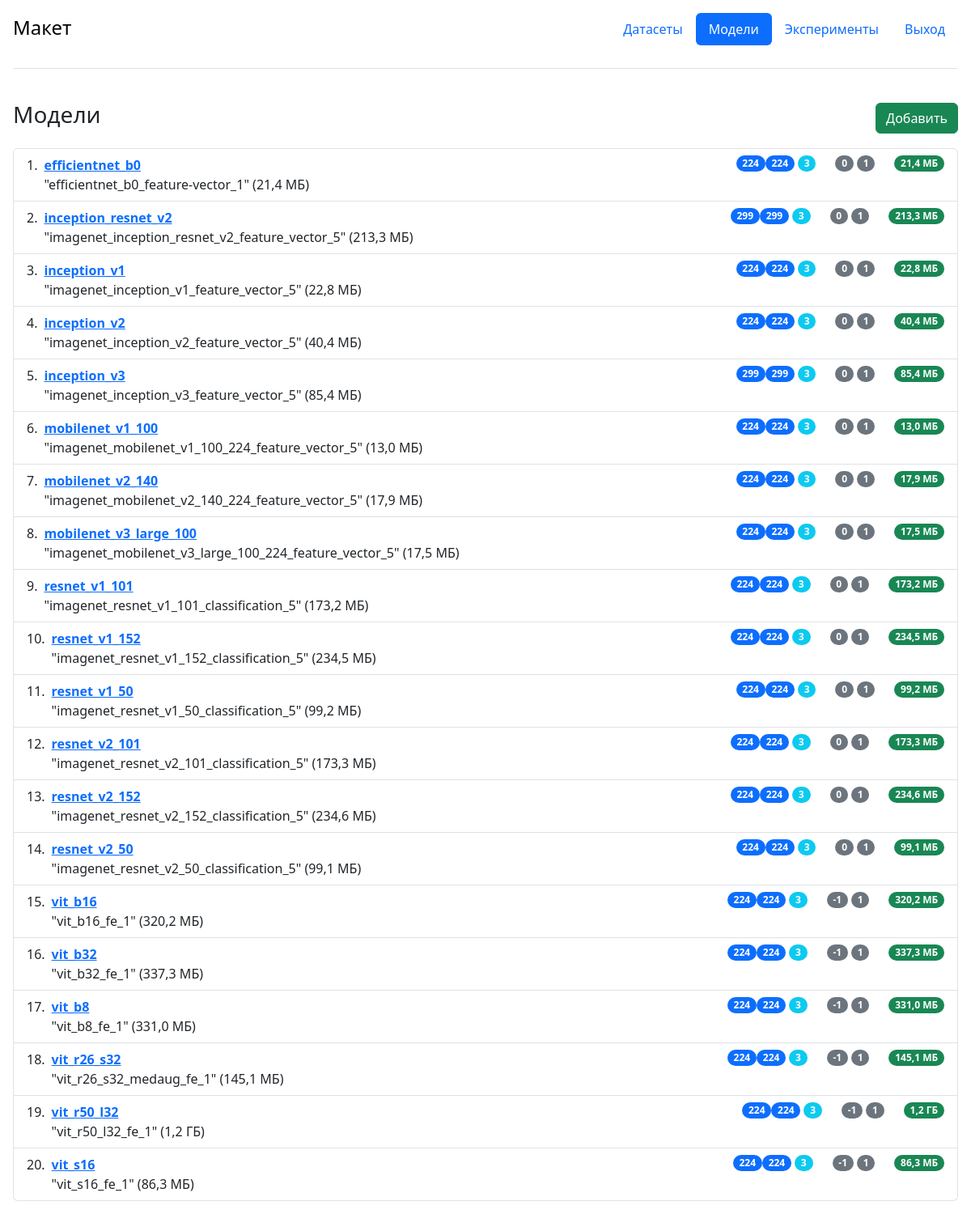
The app's page /models/ (signed in) with its own data.
### portal/entity/model/orm.py (models this page shows, shortened)
class INS(models.Model):
    type = models.IntegerField(verbose_name='Вектор признаков (0), классификатор(1)')
    dir_name = models.CharField(max_length=100, verbose_name='Имя файла', unique=True, null=False, blank=False)
    shortName = models.CharField(max_length=100, verbose_name='Имя модели', unique=True, null=False, blank=False)
    comments = models.TextField(verbose_name="Описание")
    input_size_x = models.IntegerField(verbose_name='Size X')
    input_size_y = models.IntegerField(verbose_name='Size Y')
    input_size_ch = models.IntegerField(verbose_name='Channels num')
    min = models.IntegerField(verbose_name='Min values input')
    max = models.IntegerField(verbose_name='Max values input')
    batch_norm_momentum = models.FloatField(null=True)
    dir_size = models.IntegerField()
    class Meta:
        verbose_name_plural = '02 Модели'
        verbose_name = 'Модель'
        ordering = ['-shortName']

### portal/entity/model/views.py (the view)
# urls.py: path('', models_list, name='models_list'),
@login_required
def models_list(request):
    models = INS.objects.order_by('dir_name').all()
    context = {'models': models}
    return render(request, 'portal/pages/model/list.html', context)

### portal/templates/portal/pages/model/list.html
{% extends 'portal/mainLayaut.html' %}
{% block content %}
    <div class="d-flex justify-content-between align-items-center pb-3">
        <h3>Модели</h3>
        <a class="btn btn-success text-decoration-none" href="{% url 'model_add_form' %}"
           role="button">Добавить</a>
    </div>
    <main class="">
        <ol class="list-group list-group-numbered w-100">
            {% for model in models %}
                <li class="list-group-item d-flex justify-content-between align-items-start">
                    <div class="ms-2 me-auto">
                        <div class="fw-bold">
                            <a href="{% url 'model_detail' model.pk %}">{{ model.shortName }}</a></div>
                        "{{ model.dir_name }}" ({{ model.dir_size|filesizeformat }}) <br/>
                    </div>
                    <span class="badge bg-primary rounded-pill">{{ model.input_size_x }}</span>
                    <span class="badge bg-primary rounded-pill">{{ model.input_size_y }}</span>
                    <span class="badge bg-info rounded-pill ms-1 ">{{ model.input_size_ch }}</span>
                    <span class="badge bg-secondary rounded-pill ms-4">{{ model.min }}</span>
                    <span class="badge bg-secondary rounded-pill ms-1">{{ model.max }}</span>
                    <span class="badge bg-success rounded-pill ms-4">{{ model.dir_size|filesizeformat }}</span>
                </li>
            {% endfor %}
        </ol>
    </main>
{% endblock content %}

### portal/static/portal/index.css (style rules this page uses)
body { font-family: open-sans, sans-serif; margin: 0; }

### records on screen
INS: shortName "efficientnet_b0", dir_name "efficientnet_b0_feature-vector_1", dir_size|filesizeformat "21,4 МБ", input_size_x "224", input_size_y "224", input_size_ch "3", min "0", max "1"
INS: shortName "inception_resnet_v2", dir_name "imagenet_inception_resnet_v2_feature_vector_5", dir_size|filesizeformat "213,3 МБ", input_size_x "299", input_size_y "299", input_size_ch "3", min "0", max "1"
INS: shortName "inception_v1", dir_name "imagenet_inception_v1_feature_vector_5", dir_size|filesizeformat "22,8 МБ", input_size_x "224", input_size_y "224", input_size_ch "3", min "0", max "1"
INS: shortName "inception_v2", dir_name "imagenet_inception_v2_feature_vector_5", dir_size|filesizeformat "40,4 МБ", input_size_x "224", input_size_y "224", input_size_ch "3", min "0", max "1"
INS: shortName "inception_v3", dir_name "imagenet_inception_v3_feature_vector_5", dir_size|filesizeformat "85,4 МБ", input_size_x "299", input_size_y "299", input_size_ch "3", min "0", max "1"
INS: shortName "mobilenet_v1_100", dir_name "imagenet_mobilenet_v1_100_224_feature_vector_5", dir_size|filesizeformat "13,0 МБ", input_size_x "224", input_size_y "224", input_size_ch "3", min "0", max "1"
INS: shortName "mobilenet_v2_140", dir_name "imagenet_mobilenet_v2_140_224_feature_vector_5", dir_size|filesizeformat "17,9 МБ", input_size_x "224", input_size_y "224", input_size_ch "3", min "0", max "1"
INS: shortName "mobilenet_v3_large_100", dir_name "imagenet_mobilenet_v3_large_100_224_feature_vector_5", dir_size|filesizeformat "17,5 МБ", input_size_x "224", input_size_y "224", input_size_ch "3", min "0", max "1"
INS: shortName "resnet_v1_101", dir_name "imagenet_resnet_v1_101_classification_5", dir_size|filesizeformat "173,2 МБ", input_size_x "224", input_size_y "224", input_size_ch "3", min "0", max "1"
INS: shortName "resnet_v1_152", dir_name "imagenet_resnet_v1_152_classification_5", dir_size|filesizeformat "234,5 МБ", input_size_x "224", input_size_y "224", input_size_ch "3", min "0", max "1"
INS: shortName "resnet_v1_50", dir_name "imagenet_resnet_v1_50_classification_5", dir_size|filesizeformat "99,2 МБ", input_size_x "224", input_size_y "224", input_size_ch "3", min "0", max "1"
INS: shortName "resnet_v2_101", dir_name "imagenet_resnet_v2_101_classification_5", dir_size|filesizeformat "173,3 МБ", input_size_x "224", input_size_y "224", input_size_ch "3", min "0", max "1"
INS: shortName "resnet_v2_152", dir_name "imagenet_resnet_v2_152_classification_5", dir_size|filesizeformat "234,6 МБ", input_size_x "224", input_size_y "224", input_size_ch "3", min "0", max "1"
INS: shortName "resnet_v2_50", dir_name "imagenet_resnet_v2_50_classification_5", dir_size|filesizeformat "99,1 МБ", input_size_x "224", input_size_y "224", input_size_ch "3", min "0", max "1"
INS: shortName "vit_b16", dir_name "vit_b16_fe_1", dir_size|filesizeformat "320,2 МБ", input_size_x "224", input_size_y "224", input_size_ch "3", min "-1", max "1"
INS: shortName "vit_b32", dir_name "vit_b32_fe_1", dir_size|filesizeformat "337,3 МБ", input_size_x "224", input_size_y "224", input_size_ch "3", min "-1", max "1"
INS: shortName "vit_b8", dir_name "vit_b8_fe_1", dir_size|filesizeformat "331,0 МБ", input_size_x "224", input_size_y "224", input_size_ch "3", min "-1", max "1"
INS: shortName "vit_r26_s32", dir_name "vit_r26_s32_medaug_fe_1", dir_size|filesizeformat "145,1 МБ", input_size_x "224", input_size_y "224", input_size_ch "3", min "-1", max "1"
INS: shortName "vit_r50_l32", dir_name "vit_r50_l32_fe_1", dir_size|filesizeformat "1,2 ГБ", input_size_x "224", input_size_y "224", input_size_ch "3", min "-1", max "1"
INS: shortName "vit_s16", dir_name "vit_s16_fe_1", dir_size|filesizeformat "86,3 МБ", input_size_x "224", input_size_y "224", input_size_ch "3", min "-1", max "1"
